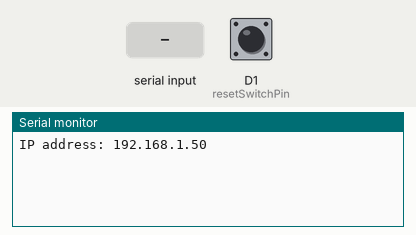
A sketch run on a simulated ESP8266 (NodeMCU). Shown: the last lines printed to the serial monitor. Inputs (shaded band) come from the test bench; at power-on: D1 (resetSwitchPin) HIGH. WiFi joins after 1.5 s; servers stay silent unless stated.

Above: at 2.7 s.
2.8 s: "1\n" received over Serial
At 4.0 s:
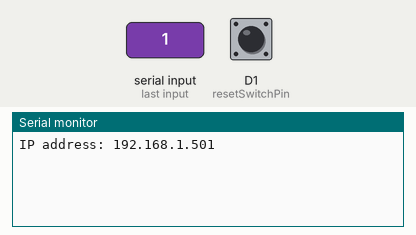
4.3 s: "0\n" received over Serial
At 5.2 s:
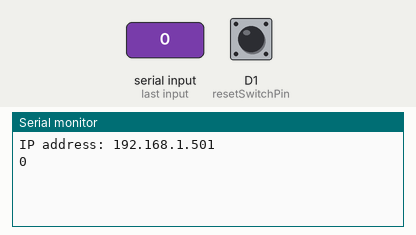
5.8 s: "2\n" received over Serial
At 6.3 s:
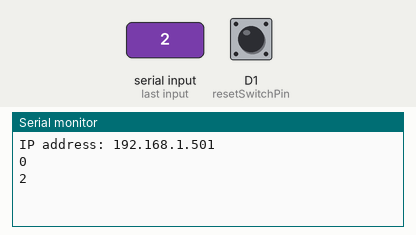

Measured:
- after the input at 2.8 s, the serial monitor: prints a new line at once (image 1)
- after the input at 4.3 s, the serial monitor: prints a new line at once (image 2)
- after the input at 5.8 s, the serial monitor: prints a new line at once (image 3)

The sketch:

ESP-01_WIFI_CODE.ino
```cpp
#include <ESP8266HTTPClient.h>
#include <ESP8266WiFi.h>
#include <ArduinoOTA.h>
#include <WiFiManager.h>

char ssid[32];
char password[32];

WiFiManager wifiManager;

const char* httpsServer = "healthmonitorsystem-arduino-api.onrender.com";
const int httpsPort = 443;
const int resetSwitchPin = D1;

void setup() {
  Serial.begin(9600);

  pinMode(resetSwitchPin, INPUT_PULLUP);

  if(digitalRead(resetSwitchPin) == LOW) {
    wifiManager.resetSettings();
    Serial.println("WiFiManager settings reset.");
  }
  else {
    wifiManager.autoConnect("AutoConnectAP");
  }

  WiFi.begin(ssid, password);
  Serial.println("");

  while (WiFi.status() != WL_CONNECTED) {
    delay(500);
    Serial.print(".");
  }

  Serial.println("");
  Serial.print("IP address: ");
  Serial.print(WiFi.localIP());

  ArduinoOTA.begin();
}

void bpmRateAPI(String bpmRate) {

  if (WiFi.status() == WL_CONNECTED) {
    WiFiClientSecure client;
    client.setInsecure(); // For simplicity, accepts any certificate, not recommended for production

    if (client.connect(httpsServer, httpsPort)) {
      String bpm_rate = bpmRate; // Example BPM rate, replace with your actual value

      // Prepare POST data
      String postData = "heart_rate=" + bpm_rate;

      // Make POST request
      client.println("POST /hms HTTP/1.1");
      client.println("Host: " + String(httpsServer));
      client.println("Content-Type: application/x-www-form-urlencoded");
      client.println("Content-Length: " + String(postData.length()));
      client.println(); // End of headers
      client.println(postData); // Send POST dat

      delay(1000); // Wait for response

      client.stop(); // Close connection
    } else {
      Serial.println("Connection failed");
    }

  }

}

void loop() {
  if (Serial.available()) {
    String message = Serial.readStringUntil('\n');
    Serial.println(message);
    bpmRateAPI(message);
  }

  ArduinoOTA.handle();
}
```
